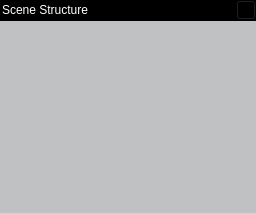
      <widget class="QWidget" name="m_pWidgetSceneHierarchy" native="true">
       <property name="sizePolicy">
        <sizepolicy hsizetype="Expanding" vsizetype="Expanding">
         <horstretch>0</horstretch>
         <verstretch>0</verstretch>
        </sizepolicy>
       </property>
       <property name="styleSheet">
        <string notr="true">background-color:rgb(191,193,194);</string>
       </property>
       <layout class="QVBoxLayout" name="verticalLayout_26">
        <property name="spacing">
         <number>0</number>
        </property>
        <property name="leftMargin">
         <number>0</number>
        </property>
        <property name="topMargin">
         <number>0</number>
        </property>
        <property name="rightMargin">
         <number>0</number>
        </property>
        <property name="bottomMargin">
         <number>0</number>
        </property>
        <item>
         <widget class="QWidget" name="widget_17" native="true">
          <property name="sizePolicy">
           <sizepolicy hsizetype="Expanding" vsizetype="Fixed">
            <horstretch>0</horstretch>
            <verstretch>0</verstretch>
           </sizepolicy>
          </property>
          <property name="minimumSize">
           <size>
            <width>0</width>
            <height>21</height>
           </size>
          </property>
          <property name="maximumSize">
           <size>
            <width>2500</width>
            <height>21</height>
           </size>
          </property>
          <property name="styleSheet">
           <string notr="true">background-color:rgb(0, 0, 0)</string>
          </property>
          <layout class="QHBoxLayout" name="horizontalLayout_20">
           <property name="spacing">
            <number>0</number>
           </property>
           <property name="leftMargin">
            <number>0</number>
           </property>
           <property name="topMargin">
            <number>0</number>
           </property>
           <property name="rightMargin">
            <number>0</number>
           </property>
           <property name="bottomMargin">
            <number>0</number>
           </property>
           <item>
            <widget class="QLabel" name="label_58">
             <property name="sizePolicy">
              <sizepolicy hsizetype="Fixed" vsizetype="Fixed">
               <horstretch>0</horstretch>
               <verstretch>0</verstretch>
              </sizepolicy>
             </property>
             <property name="styleSheet">
              <string notr="true">color:rgb(255, 255, 255)</string>
             </property>
             <property name="text">
              <string>Scene Structure</string>
             </property>
             <property name="indent">
              <number>2</number>
             </property>
            </widget>
           </item>
           <item>
            <spacer name="horizontalSpacer_10">
             <property name="orientation">
              <enum>Qt::Horizontal</enum>
             </property>
             <property name="sizeHint" stdset="0">
              <size>
               <width>2</width>
               <height>20</height>
              </size>
             </property>
            </spacer>
           </item>
           <item>
            <widget class="QToolButton" name="m_p_ToolButtonSceneHierarchy">
             <property name="sizePolicy">
              <sizepolicy hsizetype="Fixed" vsizetype="Fixed">
               <horstretch>0</horstretch>
               <verstretch>0</verstretch>
              </sizepolicy>
             </property>
             <property name="maximumSize">
              <size>
               <width>20</width>
               <height>20</height>
              </size>
             </property>
             <property name="layoutDirection">
              <enum>Qt::RightToLeft</enum>
             </property>
             <property name="text">
              <string>...</string>
             </property>
             <property name="icon">
              <iconset>
               <normaloff>../../../Resources/Icons/close-icon.png</normaloff>../../../Resources/Icons/close-icon.png</iconset>
             </property>
             <property name="iconSize">
              <size>
               <width>10</width>
               <height>10</height>
              </size>
             </property>
            </widget>
           </item>
          </layout>
         </widget>
        </item>
        <item>
         <widget class="QTreeView" name="m_pTreeView">
          <property name="enabled">
           <bool>true</bool>
          </property>
          <property name="sizePolicy">
           <sizepolicy hsizetype="Expanding" vsizetype="Expanding">
            <horstretch>0</horstretch>
            <verstretch>0</verstretch>
           </sizepolicy>
          </property>
          <property name="autoFillBackground">
           <bool>false</bool>
          </property>
          <property name="styleSheet">
           <string notr="true">QHeaderView::section {
	background-color: black;
	color: white;
	padding-left: 2px;
	height: 21px;
}

QTreeView {
	background: rgb(191,193,194);
	selection-background-color: rgb(132, 132, 132);
	color:rgb(255,255,255);
}

QTreeView::item:hover,QTreeView::item:selected {
	background-color: rgb(132,132,132);
}
</string>
          </property>
          <property name="frameShape">
           <enum>QFrame::NoFrame</enum>
          </property>
          <property name="lineWidth">
           <number>0</number>
          </property>
          <property name="verticalScrollBarPolicy">
           <enum>Qt::ScrollBarAsNeeded</enum>
          </property>
          <property name="editTriggers">
           <set>QAbstractItemView::DoubleClicked|QAbstractItemView::EditKeyPressed|QAbstractItemView::SelectedClicked</set>
          </property>
          <property name="dragEnabled">
           <bool>true</bool>
          </property>
          <property name="dragDropOverwriteMode">
           <bool>true</bool>
          </property>
          <property name="dragDropMode">
           <enum>QAbstractItemView::DragDrop</enum>
          </property>
          <property name="defaultDropAction">
           <enum>Qt::CopyAction</enum>
          </property>
          <property name="selectionMode">
           <enum>QAbstractItemView::SingleSelection</enum>
          </property>
          <property name="rootIsDecorated">
           <bool>true</bool>
          </property>
          <property name="uniformRowHeights">
           <bool>false</bool>
          </property>
          <property name="headerHidden">
           <bool>true</bool>
          </property>
          <attribute name="headerVisible">
           <bool>false</bool>
          </attribute>
          <attribute name="headerDefaultSectionSize">
           <number>1</number>
          </attribute>
          <attribute name="headerHighlightSections">
           <bool>true</bool>
          </attribute>
          <attribute name="headerShowSortIndicator" stdset="0">
           <bool>false</bool>
          </attribute>
         </widget>
        </item>
       </layout>
      </widget>
